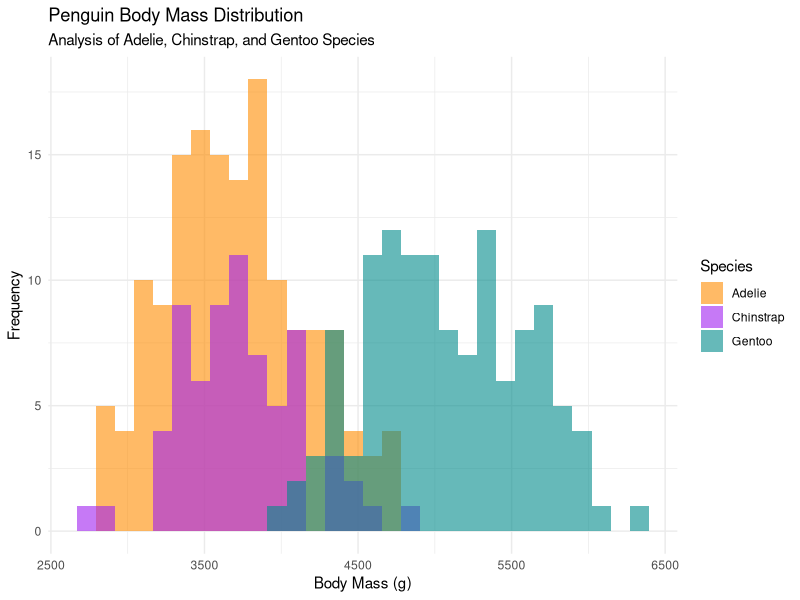

Reproduce this figure in R.
# AUTHOR: Fritz Harly G. Degamo
# PROJECT: Finals R Project
# CATEGORY: e. data visualization script 1
# DESCRIPTION: show the distribution of body mass by species using ggplot2

library(palmerpenguins)
library(ggplot2)

# DATA PREPARATION
# remove missing body mass values before plotting to avoid warning messages
penguins_body_mass <- penguins[!is.na(penguins$body_mass_g), ]

# VISUALIZATION
# compare species distributions with overlapping histogram bars
ggplot(data = penguins_body_mass, aes(x = body_mass_g, fill = species)) +
  geom_histogram(alpha = 0.6, position = "identity", bins = 30) +
  scale_fill_manual(values = c("Adelie" = "darkorange", "Chinstrap" = "purple", "Gentoo" = "cyan4")) +
  labs(
    title = "Penguin Body Mass Distribution",
    subtitle = "Analysis of Adelie, Chinstrap, and Gentoo Species",
    x = "Body Mass (g)",
    y = "Frequency",
    fill = "Species"
  ) +
  theme_minimal()
